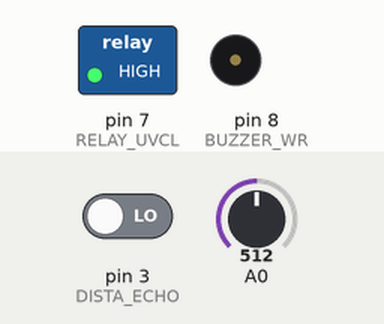
A sketch run on a simulated Arduino Uno, built with avr-gcc and run on an emulated ATmega328P. On the bench: switched loads named in the sketch (green lamp = pin HIGH), buzzer (waves = sounding). Inputs (shaded band) come from the test bench; at power-on: A0 = 512, pin 3 (DISTA_ECHO) LOW. Pins used as bus, display or sensor lines are not drawn.

Above: at 1.2 s.
1.3 s: A0 set to 908
4.9 s: A0 set to 942
At 7.4 s:
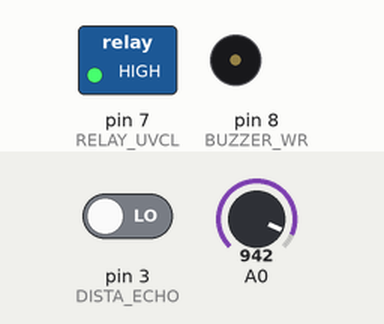
9.1 s: A0 set to 900
At 9.6 s:
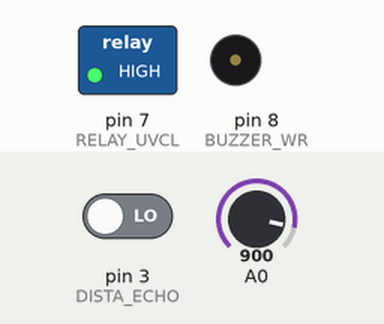
Timing chart, 0 to 12.1 s (numbered marks = the images above; inputs shaded):
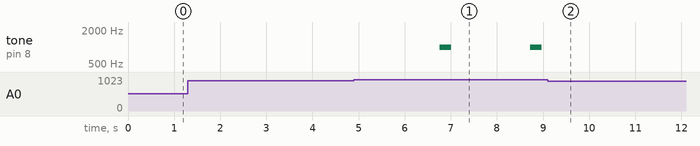

The sketch:

home-sanitizer.ino
```cpp
#define DISTA_TRIG  2
#define DISTA_ECHO  3
#define LIGHT_ANLG  A0
#define RELAY_UVCL  7
#define BUZZER_WR   8

#define DOOR_CLOSE_RATE 4000
#define LIGHT_OFF_RATE  25

// 문을 닫고, 불을 끄면 몇초 뒤 살균 시작?
#define UVC_RUNNING_DELAY 30

// 살균을 몇 초 동안 수행?
#define UVC_STOP_DEALY    600


void setup() {
  Serial.begin(9600);

  // Setup Distance Sensor
  pinMode(DISTA_TRIG, OUTPUT);
  pinMode(DISTA_ECHO, INPUT);

  // Setup Relay
  pinMode(RELAY_UVCL, OUTPUT);
  digitalWrite(RELAY_UVCL, HIGH);
}

bool checkIsDoorClosed() {
  digitalWrite(DISTA_TRIG, HIGH);
  delay(10);
  digitalWrite(DISTA_TRIG, LOW);
  float distance = pulseIn(DISTA_ECHO, HIGH);

  return distance < DOOR_CLOSE_RATE;
}

bool checkIsLightOff() {
  int light = map(analogRead(A0), 0, 1023, 255, 0);
  return light < LIGHT_OFF_RATE;
}

void writeBuzzer() {
  tone(BUZZER_WR, 1000);
  delay(250);
  noTone(BUZZER_WR);
}

void loop() {
  digitalWrite(RELAY_UVCL, HIGH);

  bool isDoorClosed = checkIsDoorClosed();
  bool isLightOff = checkIsLightOff();

  if (isDoorClosed && isLightOff) {
    int uvcAfterStart = UVC_RUNNING_DELAY;
    while (uvcAfterStart >= 0) {
      delay(700);
      if (!checkIsDoorClosed() || !checkIsLightOff()) {
        return;
      }

      writeBuzzer();
      uvcAfterStart -= 1;
    }

    float uvcAfterStop = UVC_STOP_DEALY;
    while (uvcAfterStop >= 0) {
      digitalWrite(RELAY_UVCL, LOW);
      if (!checkIsDoorClosed()) {
        return;
      }

      delay(190);
      uvcAfterStop -= 0.2;
    }

    digitalWrite(RELAY_UVCL, HIGH);
    writeBuzzer();
    writeBuzzer();

    while (checkIsDoorClosed() && checkIsLightOff()) {
      // 살균 종료, 문이 열리거나 불이 켜질때 까지 대기
      delay(500);
    }
  }
}
```

Measured:
- the behaviour switches between 926 and 927 on A0 (found by bisection; images 0 and 1)
- after the input at 1.3 s, every drawn part: stays the same
- after the input at 4.9 s, tone on pin 8 (BUZZER_WR): alternates 1000 Hz for 0.25 s and silent for 1.7 s, starting after 1.9 s
- after the input at 9.1 s, tone on pin 8 (BUZZER_WR): stops changing and stays silent
